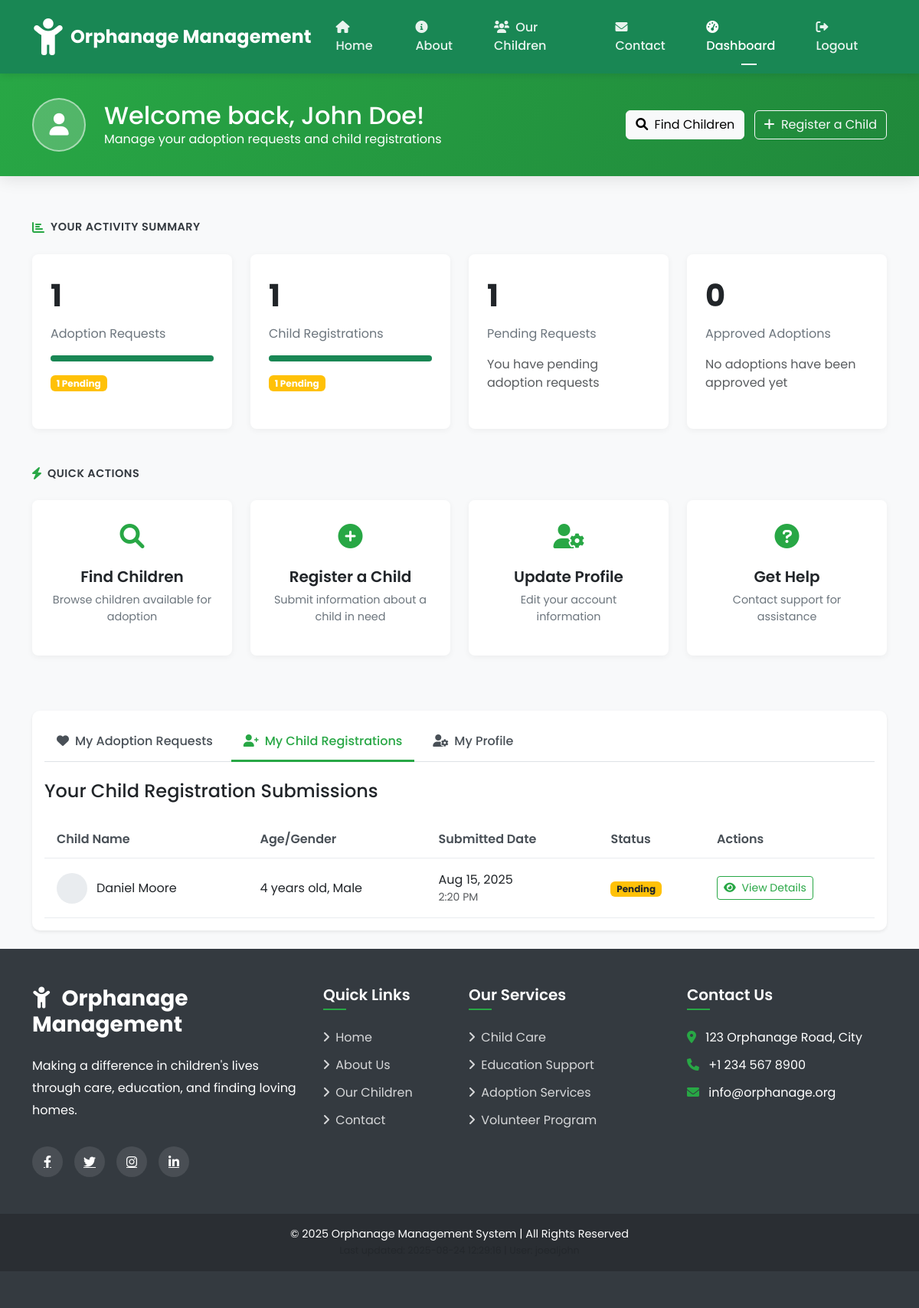
The app's page /users/dashboard.php?tab=registrations (signed in) with its own data.
### tables this page shows
CREATE TABLE child_registrations (
                                     reg_id INT PRIMARY KEY AUTO_INCREMENT,
                                     user_id INT NOT NULL,
                                     name VARCHAR(100) NOT NULL,
                                     age INT NOT NULL,
                                     gender ENUM('male', 'female', 'other') NOT NULL,
                                     health_status TEXT,
                                     education_level VARCHAR(50),
                                     photo VARCHAR(255),
                                     found_location TEXT,
                                     additional_info TEXT,
                                     status ENUM('pending', 'approved', 'rejected') NOT NULL DEFAULT 'pending',
                                     submitted_at TIMESTAMP DEFAULT CURRENT_TIMESTAMP,
                                     processed_at TIMESTAMP NULL,
                                     rejection_reason TEXT,
                                     FOREIGN KEY (user_id) REFERENCES users(user_id) ON DELETE CASCADE
);

### users/dashboard.php (the view, shortened to what the rows shown need)
<?php
include '../includes/db.php';
$user_id = $_SESSION['user_id'];
$registration_query = "SELECT * FROM child_registrations
                       WHERE user_id = $user_id
                       ORDER BY submitted_at DESC";
$registration_result = mysqli_query($conn, $registration_query);
if ($registration_result) {
    mysqli_data_seek($registration_result, 0);
}
$active_tab = isset($_GET['tab']) ? $_GET['tab'] : 'adoptions';
?>
<!DOCTYPE html>
<html lang="en">
<head>
    <link href="https://cdn.jsdelivr.net/npm/bootstrap@5.3.0/dist/css/bootstrap.min.css" rel="stylesheet">
    <link rel="stylesheet" href="https://cdnjs.cloudflare.com/ajax/libs/font-awesome/6.0.0/css/all.min.css">
    <link rel="stylesheet" href="../assets/css/style.css">
</head>
<body>
<header class="dashboard-header">
    <div class="container">
        <div class="row align-items-center">
            <div class="col-md-8">
                <div class="user-welcome">
                    <div>
                        <h2 class="mb-0">Welcome back, <?php echo htmlspecialchars($_SESSION['name']); ?>!</h2>
                    </div>
                </div>
            </div>
        </div>
    </div>
</header>
<section class="py-4">
    <div class="container">
        <div class="card shadow-sm">
            <div class="card-body">
                <div class="tab-content pt-4" id="myTabContent">
                    <div class="tab-pane fade <?php echo ($active_tab == 'registrations') ? 'show active' : ''; ?>" id="registrations" role="tabpanel" aria-labelledby="registrations-tab">
                        <?php if ($registration_result && mysqli_num_rows($registration_result) > 0): ?>
                            <div class="table-responsive">
                                <table class="table table-dashboard">
                                    <thead>
                                    <tr>
                                        <th>Child Name</th>
                                        <th>Age/Gender</th>
                                        <th>Submitted Date</th>
                                        <th>Status</th>
                                        <th>Actions</th>
                                    </tr>
                                    </thead>
                                    <tbody>
                                    <?php while ($registration = mysqli_fetch_assoc($registration_result)): ?>
                                        <tr>
                                            <td>
                                                <div class="child-entry">
                                                    <div class="child-photo d-flex align-items-center justify-content-center">
                                                    </div>
                                                    <span><?php echo htmlspecialchars($registration['name']); ?></span>
                                                </div>
                                            </td>
                                            <td>
                                                <?php echo $registration['age']; ?> years old,
                                                <?php echo ucfirst($registration['gender']); ?>
                                            </td>
                                            <td>
                                                <?php echo date('M d, Y', strtotime($registration['submitted_at'])); ?>
                                                <div class="small text-muted">
                                                    <?php echo date('g:i A', strtotime($registration['submitted_at'])); ?>
                                                </div>
                                            </td>
                                            <td>
                                                <?php if ($registration['status'] == 'pending'): ?>
                                                    <span class="badge badge-yellow">Pending</span>
                                                <?php elseif ($registration['status'] == 'approved'): ?>
                                                    <span class="badge badge-green">Approved</span>
                                                <?php else: ?>
                                                    <span class="badge badge-red">Rejected</span>
                                                <?php endif; ?>
                                            </td>
                                            <td>
                                                <a href="view_registration.php?id=<?php echo $registration['reg_id']; ?>" class="btn btn-sm btn-outline-green">
                                                    <i class="fas fa-eye me-1"></i> View Details
                                                </a>
                                            </td>
                                        </tr>
                                    <?php endwhile; ?>
                                    </tbody>
                                </table>
                            </div>
                        <?php endif; ?>
                    </div>
                </div>
            </div>
        </div>
    </div>
</section>
</body>
</html>

### records on screen
child_registrations: name "Daniel Moore", age "4", gender "Male", submitted_at "Aug 15, 2025", submitted_at "2:20 PM", status "Pending"

### other values on screen
$_SESSION['name'] "John Doe"
$total_adoptions "1"
$pending_adoptions "1"
$total_registrations "1"
$pending_registrations "1"
$approved_adoptions "0"
